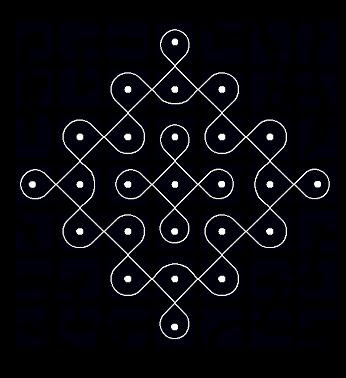
#> input picture assets/kolam1.JPG, 346 x 378 px
$ python verify_analysis.py
#> lines starting #> are read from the running program, lines starting #| are printed output that depends on the picture; after the words box and inside, x2 and y2 are one past the last pixel; in counts of white or black regions, pixels touching at a corner belong together; long printed decimals are rounded
### core/vision.py
import cv2
import numpy as np

class MugguVision:
    def __init__(self, image_path):
        self.image = cv2.imread(image_path)
        if self.image is None:
            raise ValueError(f"Could not open image at {image_path}")
        # Convert to HSV for better color/brightness separation
        self.hsv = cv2.cvtColor(self.image, cv2.COLOR_BGR2HSV)
        self.gray = cv2.cvtColor(self.image, cv2.COLOR_BGR2GRAY)

    def identify_chukkalu(self):
        """
        Feature Extraction: Using HSV Color Segmentation and High-Intensity Thresholding
        to isolate 'Chukkalu' (dots).
        """
        # 1. Use V (Value) channel from HSV for intensity
        v_channel = self.hsv[:, :, 2]

        # 2. High-Intensity Thresholding
        # Dots are usually the brightest part of the image
        _, mask = cv2.threshold(v_channel, 200, 255, cv2.THRESH_BINARY)

        # 3. Morphological cleanup to remove noise
        kernel = cv2.getStructuringElement(cv2.MORPH_ELLIPSE, (5, 5))
        mask = cv2.morphologyEx(mask, cv2.MORPH_OPEN, kernel)

        # 4. Contour detection
        contours, _ = cv2.findContours(mask, cv2.RETR_EXTERNAL, cv2.CHAIN_APPROX_SIMPLE)

        dots = []
        for cnt in contours:
            area = cv2.contourArea(cnt)
            # Filter by area to distinguish dots from lines or noise
            # Increased max area to 2000 to catch dots in larger/closer images (e.g. kolam4)
            if 5 < area < 2000:
                M = cv2.moments(cnt)
                if M["m00"] != 0:
                    cx = int(M["m10"] / M["m00"])
                    cy = int(M["m01"] / M["m00"])
                    dots.append((cx, cy))
        return dots

    def get_skeleton(self):
        """
        Structural Skeletonization: Converting hand-drawn or digital lines into a
        1-pixel-wide mathematical 'skeleton'.
        """
        # 1. Adaptive Thresholding for robust line detection
        binary = cv2.adaptiveThreshold(self.gray, 255, cv2.ADAPTIVE_THRESH_GAUSSIAN_C,
                                       cv2.THRESH_BINARY_INV, 11, 2)

        # 2. Morphological Closing to bridge gaps
        kernel = cv2.getStructuringElement(cv2.MORPH_ELLIPSE, (3, 3))
        closed = cv2.morphologyEx(binary, cv2.MORPH_CLOSE, kernel, iterations=2)

        # 3. Skeletonization
        try:
            # Check for ximgproc (opencv-contrib-python)
            skeleton = cv2.ximgproc.thinning(closed, thinningType=cv2.ximgproc.THINNING_ZHANGSUEN)
        except AttributeError:
            # Fallback for standard OpenCV
            skeleton = self._skeletonize_morphological(closed)

        return skeleton

    # [19 lines left out: function _skeletonize_morphological, not called in this run]

    def verify_sikku_topology(self, skeleton):
        """
        Rule-Based Verification: Applying Topological Neighbor Counting to verify
        if a design follows the Sikku principle (single continuous closed loop).
        """
        skel_bool = (skeleton > 0).astype(np.uint8)

        # Neighbor counting kernel
        kernel = np.array([[1, 1, 1], [1, 0, 1], [1, 1, 1]], dtype=np.uint8)

        # Count neighbors for each pixel
        neighbor_count = cv2.filter2D(skel_bool, -1, kernel)
        neighbor_count = neighbor_count * skel_bool

        # Endpoints have exactly 1 neighbor
        endpoints = np.sum(neighbor_count == 1)

        # Sikku Principle: A closed loop must have ZERO endpoints.
        is_closed_loop = (endpoints == 0)
        has_content = np.sum(skel_bool) > 0

        return {
            "is_closed_loop": is_closed_loop,
            "endpoints_count": endpoints,
            "has_content": has_content
        }

    def classify_style(self, dots, skeleton):
        """
        Style Classifier: Distinguishes between Puli, Sikku, and Padi styles.
        """
        if not dots:
            return "Unknown (No Dots)"

        # 1. Distance Transform from Skeleton
        skel_inv = cv2.bitwise_not(skeleton)
        dist_transform = cv2.distanceTransform(skel_inv, cv2.DIST_L2, 5)

        dot_distances = []
        for dot in dots:
            d = dist_transform[dot[1], dot[0]]
            dot_distances.append(d)

        avg_dist = np.mean(dot_distances) if dot_distances else 0

        style = "Unknown"

        # Heuristic: If avg distance is very small (< 10 pixels), likely Puli.
        if avg_dist < 12:
            style = "Puli Kolam (Dot-to-Dot)"
        else:
            style = "Sikku Kolam (Curved)"

        return style

    def extract_color_palette(self, k=2):
        """
        Color Palette 'Mood' Extraction: K-Means Clustering on original colors.
        Ignores background color to find dominant *design* colors.
        Returns Top 2 colors.
        """
        # Resize for speed
        img_small = cv2.resize(self.image, (150, 150))
        img_rgb = cv2.cvtColor(img_small, cv2.COLOR_BGR2RGB)

        # Detect background color (median of 4 corners)
        h, w, _ = img_rgb.shape
        corners = [
            img_rgb[0, 0], img_rgb[0, w-1],
            img_rgb[h-1, 0], img_rgb[h-1, w-1]
        ]
        bg_color = np.median(corners, axis=0) # [R, G, B]

        pixels = img_rgb.reshape(-1, 3).astype(np.float32)

        # Filter out background pixels
        # Calculate distance of each pixel to detected background
        dist_to_bg = np.linalg.norm(pixels - bg_color, axis=1)

        # Threshold: exclude pixels very close to background (e.g., < 30 euclidean dist)
        # Also exclude very dark pixels if BG is dark (Charcoal Black issue)
        # But 'bg_color' logic covers generic background.

        non_bg_mask = dist_to_bg > 30
        content_pixels = pixels[non_bg_mask]

        # If image is solid color or mask removed everything, fallback to original
        if len(content_pixels) < 100:
            content_pixels = pixels

        # K-Means
        criteria = (cv2.TERM_CRITERIA_EPS + cv2.TERM_CRITERIA_MAX_ITER, 10, 1.0)

        # Handle case where we have fewer pixels than k centers
        actual_k = min(k, len(content_pixels))

        if actual_k > 0:
            _, labels, centers = cv2.kmeans(content_pixels, actual_k, None, criteria, 10, cv2.KMEANS_RANDOM_CENTERS)
            dominant_colors = centers.astype(int)
        else:
            dominant_colors = []

        palette = []
        for color in dominant_colors:
            name = self._get_cultural_color_name(color)
            palette.append(name)

        return palette

    def _get_cultural_color_name(self, rgb):
        """Maps RGB to nearest Indian cultural color name."""
        r, g, b = rgb

        # Simple Euclidean distance mapping to a predefined cultural palette
        cultural_colors = {
            "Kumkum Red": (180, 20, 20),
            "Turmeric Yellow": (255, 200, 0),
            "Rice Flour White": (240, 240, 240),
            "Charcoal Black": (30, 30, 30),
            "Leaf Green": (34, 139, 34),
            "Sky Blue": (135, 206, 235),
            "Magenta": (255, 0, 255),
            "Saffron": (255, 153, 51),
            "Mud Brown": (101, 67, 33),
            "Deep Blue": (0, 50, 150)
        }

        min_dist = float('inf')
        closest_name = "Unknown"

        for name, ref_rgb in cultural_colors.items():
            dist = np.sqrt((r - ref_rgb[0])**2 + (g - ref_rgb[1])**2 + (b - ref_rgb[2])**2)
            if dist < min_dist:
                min_dist = dist
                closest_name = name

        return closest_name

    def analyze_principles(self):
        dots = self.identify_chukkalu()
        skel = self.get_skeleton()
        topology = self.verify_sikku_topology(skel)

        style_label = self.classify_style(dots, skel)
        palette = self.extract_color_palette()

        return {
            "Anchor Dot Grid (Chukkalu)": len(dots) >= 1,
            "Single Continuous Line (Sikku)": topology["is_closed_loop"] and topology["has_content"],
            "Zero Endpoints Checks": topology["endpoints_count"] == 0,
            "Design Style": style_label,
            "Detected Palette": palette
        }

    def get_edges(self):
        return self.get_skeleton()

### verify_analysis.py
import matplotlib.pyplot as plt
import cv2
import numpy as np
import os
from core.grid import KolamEngine
from core.symmetry import MugguSymmetry
from core.generator import CurveGenerator, HeritageGenerator
from core.vision import MugguVision

def generate_sample_kolam(output_path="sample_kolam.png"):
    print(f"Generating sample Kolam to {output_path}...")
    SIZE = 11
    CENTER = SIZE // 2
    engine = KolamEngine(size=SIZE)
    dots_x, dots_y = engine._generate_square_grid()

    heritage = HeritageGenerator(size=SIZE)
    smoother = CurveGenerator()
    sym = MugguSymmetry(center_point=(CENTER, CENTER))

    # Single color for simplicity in verification
    color = '#D32F2F'

    # Create figure without borders for cleaner image analysis
    fig, ax = plt.subplots(figsize=(6,6), facecolor='white')
    ax.set_facecolor('white')
    ax.set_facecolor('black')

    # Bright White Dots
    ax.scatter(dots_x, dots_y, c='white', s=50, zorder=1)

    design = heritage.get_varied_petal_layers()
    for i, layer in enumerate(design):
        curvy = smoother.smooth_path(layer['path'])
        rotations = sym.apply_radial_symmetry(curvy, num_petals=layer['petals'])
        for part in rotations:
            # Dimmer lines to differentiate from bright dots for high-intensity thresholding test
            ax.plot(part[:, 0], part[:, 1], color='#555555', lw=3, zorder=i+3)

    ax.axis('off')
    ax.set_aspect('equal')

    # Save with tight bounding box
    plt.savefig(output_path, bbox_inches='tight', pad_inches=0, dpi=100)
    plt.close()
    print("Sample generated.")

def verify_analysis(image_path="sample_kolam.png"):
    print(f"Analyzing {image_path}...")
    vision = MugguVision(image_path)

    # DEBUG: Check V channel stats
    v_channel = vision.hsv[:, :, 2]
    print(f"V-Channel Max: {np.max(v_channel)}")
    print(f"V-Channel Mean: {np.mean(v_channel)}")

    # DEBUG: Check threshold count locally to see if vision.py is consistent
    _, mask = cv2.threshold(v_channel, 200, 255, cv2.THRESH_BINARY)
    print(f"Pixels > 200 in V: {cv2.countNonZero(mask)}")

    # Run Analysis
    results = vision.analyze_principles()

    print("\n--- Verification Results ---")
    for key, value in results.items():
        print(f"{key}: {value}")

    # Check specifics
    dots = vision.identify_chukkalu()
    print(f"Dots Detected: {len(dots)}")

    # Palette check
    palette = vision.extract_color_palette(k=2)
    print(f"Palette: {palette}")

    # Visual check
    skel = vision.get_skeleton()
    cv2.imwrite("debug_skeleton.png", skel)
    print("Saved 'debug_skeleton.png' for inspection.")

    # Assertions
    if len(dots) > 0:
        print("[Pass] Dots detected.")
    else:
        print("[FAIL] No dots detected!")

    if results.get("Zero Endpoints Checks") or results.get("Single Continuous Line (Sikku)"):
        print("[Pass] Topology check passed (Closed Loop).")
    else:
        print("[WARN] Topology check indicates open loop or endpoints found. (Expected for some random designs, but Code logic ran).")

if __name__ == "__main__":
    # Test on requested images
    test_files = ["assets/kolam1.JPG", "assets/kolam4.jpg"]

    for image_file in test_files:
        if os.path.exists(image_file):
            print(f"\n{'='*30}")
            print(f"VERIFYING: {image_file}")
            print(f"{'='*30}")
            verify_analysis(image_file)
        else:
            print(f"Error: {image_file} not found locally.")
#> this loop made 2 passes
#| V-Channel Max: 255
#| V-Channel Mean: 14.716
#| Pixels > 200 in V: 3416
#| V-Channel Max: 255
#| V-Channel Mean: 59.933
#| Pixels > 200 in V: 9832
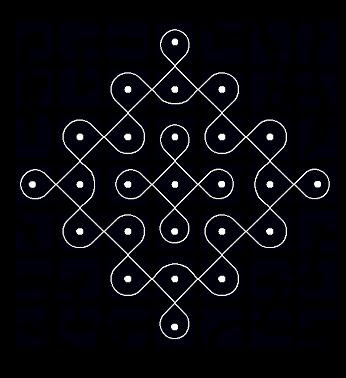
#> input picture assets/kolam1.JPG, 346 x 378 px
#> pass 1, in verify_analysis, `_, mask = cv2.threshold(v_channel, 200, 255, cv2.THRESH_BINARY)`:
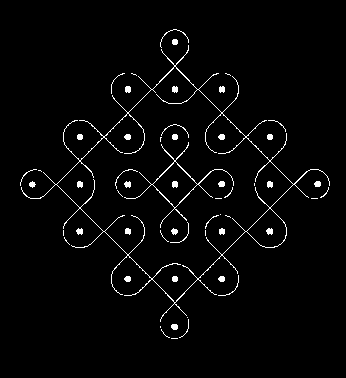
#> mask: shape (378, 346); 2.6% white in thin lines or dots, all inside (x1, y1, x2, y2) = (20, 29, 330, 339)
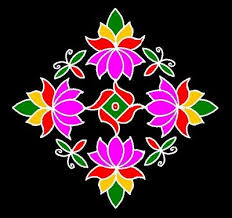
#> input picture assets/kolam4.jpg, 232 x 218 px
        # generate_sample_kolam()
        # verify_analysis()
